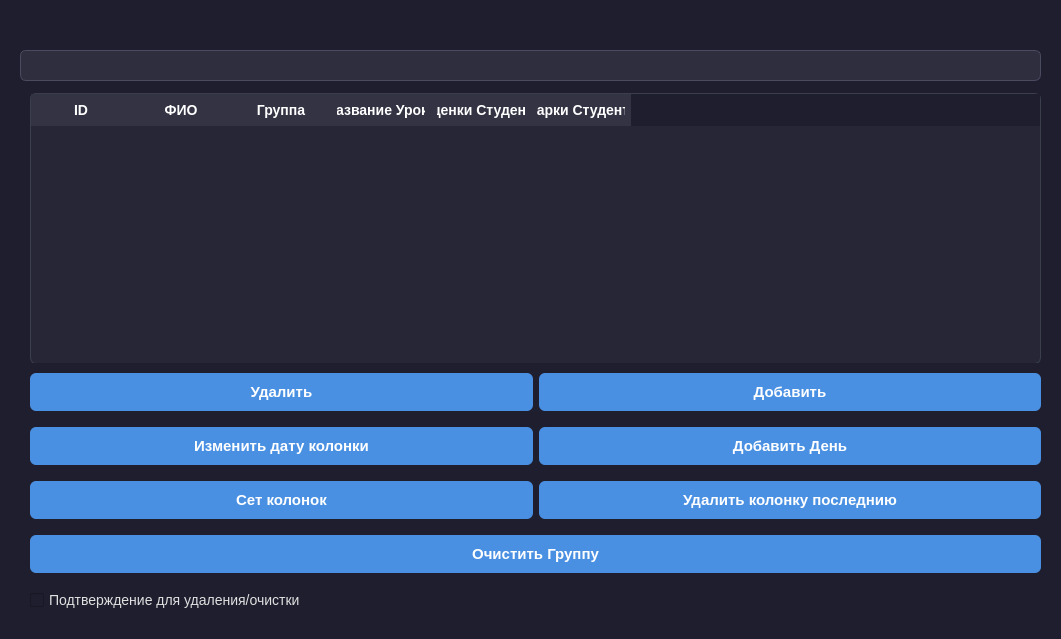
<?xml version="1.0" encoding="UTF-8"?>
<ui version="4.0">
 <class>accountingassessments</class>
 <widget class="QWidget" name="accountingassessments">
  <property name="geometry">
   <rect>
    <x>0</x>
    <y>0</y>
    <width>1061</width>
    <height>639</height>
   </rect>
  </property>
  <property name="windowTitle">
   <string>Form</string>
  </property>
  <property name="styleSheet">
   <string notr="true">/* Общий стиль для всего приложения */
QWidget {
    background-color: #1e1e2f;
    color: #e0e0e0;
    font-family: 'Segoe UI', Tahoma, Geneva, Verdana, sans-serif;
    font-size: 14px;
}

/* Группа */
QGroupBox {
    border: 1px solid #3a3f4b;
    border-radius: 8px;
    margin-top: 20px;
    padding: 12px 16px;
    background-color: #2b2b3c;
    color: #e0e0e0;
}

QGroupBox:title {
    subcontrol-origin: margin;
    subcontrol-position: top left;
    padding: 0 6px;
    font-weight: bold;
    font-size: 15px;
    color: #ffffff;
}

/* Метки */
QLabel {
    color: #d6d6d6;
    font-size: 14px;
    font-weight: 500;
    padding: 2px 4px;
}

QLabel#sectionTitle {
    font-size: 18px;
    font-weight: bold;
    color: #87cefa; /* light sky blue */
    padding: 4px 0;
}

/* Кнопки */
QPushButton {
    background-color: #4a90e2;
    color: white;
    border: none;
    border-radius: 6px;
    padding: 10px 24px;
    font-size: 15px;
    font-weight: 600;
}

QPushButton:hover {
    background-color: #357ab8;
}

QPushButton:pressed {
    background-color: #2e5c9a;
}

/* Поля ввода */
QLineEdit {
    background-color: #2e2e3e;
    color: #ffffff;
    border: 1px solid #4a4a60;
    border-radius: 6px;
    padding: 6px 10px;
    font-size: 14px;
}

QLineEdit:focus {
    border: 1px solid #4a90e2;
    background-color: #3a3a50;
}

/* Таблица */
QTableWidget {
    background-color: #262637;
    alternate-background-color: #2e2e42;
    gridline-color: #3a3f4b;
    border: 1px solid #3a3f4b;
    border-radius: 6px;
    font-size: 14px;
    color: #e0e0e0;
    selection-background-color: #4a90e2;
    selection-color: #ffffff;
}

QHeaderView::section {
    background-color: #333344;
    color: #ffffff;
    padding: 6px;
    border: none;
    font-weight: bold;
    font-size: 14px;
}

QTableCornerButton::section {
    background-color: #333344;
    border: none;
}

/* Скроллбары (для виджетов с прокруткой) */
QScrollBar:vertical {
    background: #1e1e2f;
    width: 12px;
    margin: 0px;
    border-radius: 6px;
}

QScrollBar::handle:vertical {
    background: #4a90e2;
    min-height: 20px;
    border-radius: 6px;
}

QScrollBar::add-line:vertical,
QScrollBar::sub-line:vertical {
    height: 0px;
}

QScrollBar:horizontal {
    background: #1e1e2f;
    height: 12px;
    margin: 0px;
    border-radius: 6px;
}

QScrollBar::handle:horizontal {
    background: #4a90e2;
    min-width: 20px;
    border-radius: 6px;
}

QScrollBar::add-line:horizontal,
QScrollBar::sub-line:horizontal {
    width: 0px;
}
</string>
  </property>
  <widget class="QTableWidget" name="tableWidget">
   <property name="geometry">
    <rect>
     <x>30</x>
     <y>93</y>
     <width>1011</width>
     <height>271</height>
    </rect>
   </property>
   <column>
    <property name="text">
     <string>ID</string>
    </property>
   </column>
   <column>
    <property name="text">
     <string>ФИО</string>
    </property>
   </column>
   <column>
    <property name="text">
     <string>Группа</string>
    </property>
   </column>
   <column>
    <property name="text">
     <string>Название Урока</string>
    </property>
   </column>
   <column>
    <property name="text">
     <string>Оценки Студента</string>
    </property>
   </column>
   <column>
    <property name="text">
     <string>Марки Студента</string>
    </property>
   </column>
  </widget>
  <widget class="QWidget" name="gridLayoutWidget">
   <property name="geometry">
    <rect>
     <x>30</x>
     <y>363</y>
     <width>1011</width>
     <height>261</height>
    </rect>
   </property>
   <layout class="QGridLayout" name="gridLayout">
    <item row="1" column="0">
     <widget class="QPushButton" name="btnEditColmn">
      <property name="text">
       <string>Изменить дату колонки</string>
      </property>
     </widget>
    </item>
    <item row="1" column="1">
     <widget class="QPushButton" name="btnAddDay">
      <property name="text">
       <string>Добавить День</string>
      </property>
     </widget>
    </item>
    <item row="7" column="0" colspan="2">
     <widget class="QPushButton" name="btnClear">
      <property name="text">
       <string>Очистить Группу</string>
      </property>
     </widget>
    </item>
    <item row="0" column="0">
     <widget class="QPushButton" name="btnDelete">
      <property name="text">
       <string>Удалить</string>
      </property>
     </widget>
    </item>
    <item row="8" column="0" colspan="2">
     <widget class="QCheckBox" name="checkBoxConfrimDelete">
      <property name="text">
       <string>Подтверждение для удаления/очистки</string>
      </property>
     </widget>
    </item>
    <item row="0" column="1">
     <widget class="QPushButton" name="btnAdd">
      <property name="text">
       <string>Добавить</string>
      </property>
     </widget>
    </item>
    <item row="2" column="1">
     <widget class="QPushButton" name="btnDeleteLastColumn">
      <property name="text">
       <string>Удалить колонку последнию</string>
      </property>
     </widget>
    </item>
    <item row="2" column="0">
     <widget class="QPushButton" name="btnSet">
      <property name="text">
       <string>Сет колонок</string>
      </property>
     </widget>
    </item>
   </layout>
  </widget>
  <widget class="QLineEdit" name="lineEditFindName">
   <property name="geometry">
    <rect>
     <x>20</x>
     <y>50</y>
     <width>1021</width>
     <height>31</height>
    </rect>
   </property>
   <property name="inputMask">
    <string/>
   </property>
   <property name="text">
    <string/>
   </property>
   <property name="dragEnabled">
    <bool>false</bool>
   </property>
   <property name="readOnly">
    <bool>false</bool>
   </property>
   <property name="clearButtonEnabled">
    <bool>false</bool>
   </property>
  </widget>
 </widget>
 <resources/>
 <connections/>
</ui>
